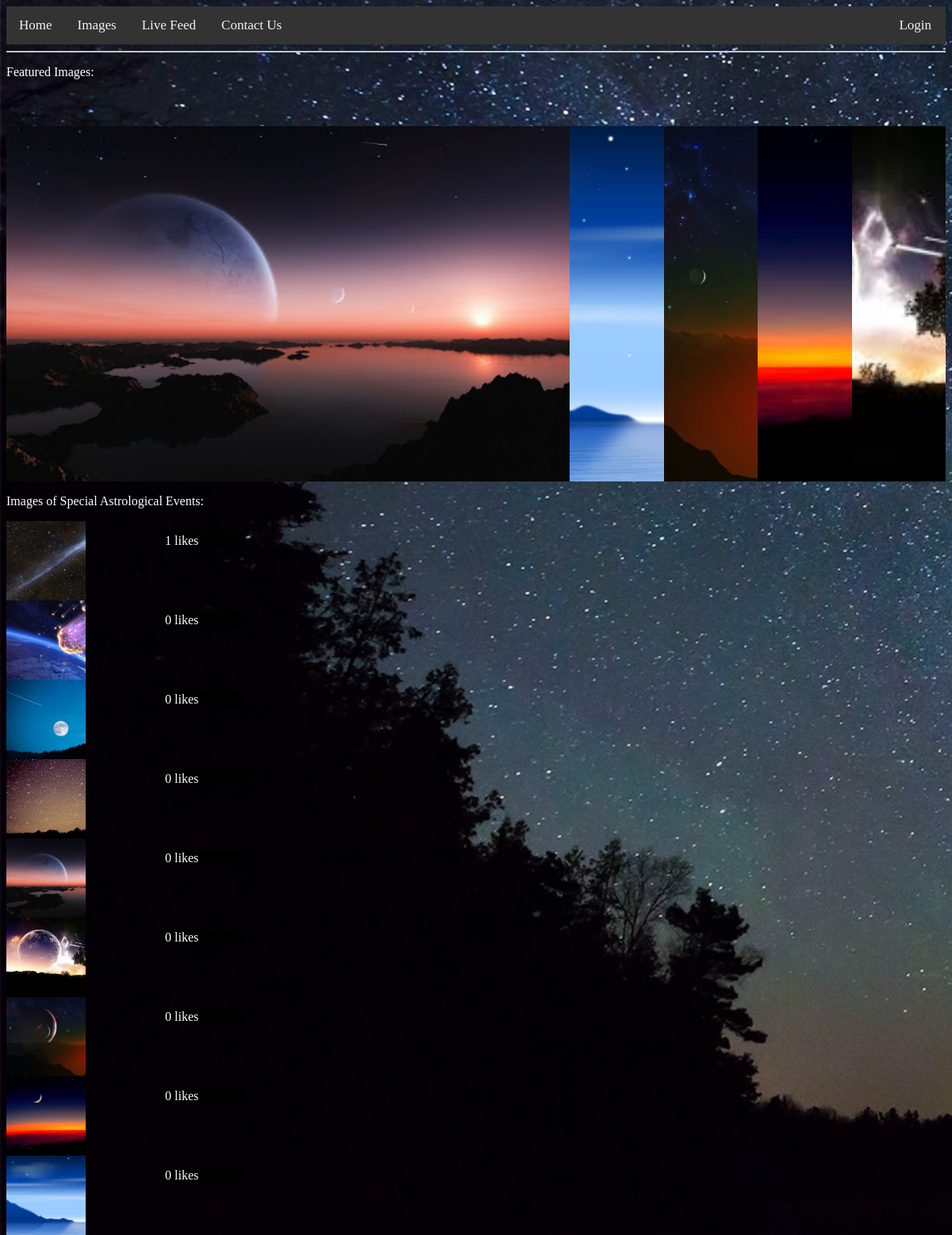
The page /images on the database its author committed.
### app/models.py (models this page shows, shortened)
class Image(db.Model):
    id = db.Column(db.Integer, primary_key=True)
    image_name = db.Column(db.String(64), unique=True)
    image_url = db.Column(db.String, unique=True)
    timestamp = db.Column(db.DateTime, default=datetime.utcnow)
    likes = db.relationship('UserImage', backref='image', lazy='dynamic')

### app/routes.py (the view)
@app.route("/images")
def images():
    imgs = Image.query.all()
    return render_template("Stargazer_image_database.html", title='Images', links=links, images=imgs)

### app/templates/Stargazer_image_database.html (shortened to what this page needs)
{% extends "template.html" %}
{% block css %}
<link rel="stylesheet" href="{{ url_for('static',  filename='css/Image_database.css') }}">
    <link rel="stylesheet" href="{{ url_for('static',  filename='css/Image_gallery.css') }}">
{% endblock %}
{% block content %}
    <p style="color: white;">
        Featured Images:
    </p>
    <div class="gallery">
      <div class="image-box active">
          <img src="../static/images/img-1.jpg">
      </div>
      <div class="image-box">
        <img src="../static/images/img-5.jpg">
      </div>
      <div class="image-box">
        <img src="../static/images/img-3.jpg">
      </div>
      <div class="image-box">
        <img src="../static/images/img-4.jpg">
      </div>
      <div class="image-box">
        <img src="../static/images/img-2.jpg">
      </div>
    </div>
    <p style="color: white;">
        Images of Special Astrological Events:
    </p>
    {% if images %}
    <div class="img">
        {% for image in images %}
            <div class="img" style="background-image:url('{{ url_for('static',  filename=image.image_url) }}');">
                <p style="position: relative; left: 200px; color: white; background: black">
                    {{ image.likes.count() }} likes
                </p>
            </div>
        {% endfor %}
    {% endif %}
{% endblock %}

### app/templates/template.html (shortened to what this page needs)
<!DOCTYPE html>
<html lang="en" dir="ltr">
    <head>
        <link rel="stylesheet" href="{{ url_for('static',  filename='css/navigation.css') }}">
        {% block css %}
        {% endblock %}
    </head>
    <body style="background-image: url({{ url_for('static', filename='images/backgroundSite1.jpg') }}); background-repeat: no-repeat; background-size: cover; background-attachment: fixed; background-color: black">
        <div class = "topnav">
            {% if links %}
                {% for link in links %}
                    {% if (link == 'login' and current_user.is_anonymous) or
                            (link == 'logout' and not current_user.is_anonymous) %}
                        <a style="text-decoration: none; position: absolute; right: 10px" href={{ url_for(link) }}>{{ links[link] }}</a>
                    {% elif link != 'login' and link != 'logout' %}
                        <a style="text-decoration: none" href={{ url_for(link) }}>{{ links[link] }}</a>
                    {% endif %}
                {% endfor %}
            {% endif %}
        </div>
        <hr>
        {% block content %}
        {% endblock %}
    </body>
</html>

### app/static/css/navigation.css (style rules this page uses)
.topnav { background-color: #333; overflow: hidden; }
.topnav a { float: left; color: #f2f2f2; text-align: center; padding: 14px 16px; text-decoration: none; font-size: 17px; }

### app/static/css/Image_database.css (style rules this page uses)
.img { float: left; width: 100px; height: 100px; background-size: cover; }

### app/static/css/Image_gallery.css (style rules this page uses)
.gallery { height: 80%; width: 100%; display: flex; margin: 5% auto 0; box-sizing: border-box; }
.image-box { margin: 0 0%; flex-grow: 1; flex-basis: 0; transition: .5s; }
.image-box img { width: 100%; height: 100%; object-fit: cover; transition: .5s; }
.active { flex-basis: 50%; }

### rows shown on the page
Image: image_url (picture), likes.count "1"
Image: image_url (picture), likes.count "0"
Image: image_url (picture), likes.count "0"
Image: image_url (picture), likes.count "0"
Image: image_url (picture), likes.count "0"
Image: image_url (picture), likes.count "0"
Image: image_url (picture), likes.count "0"
Image: image_url (picture), likes.count "0"
Image: image_url (picture), likes.count "0"

### other values the page prints
{{ links[link] }} "Home" "Images" "Live Feed" "Contact Us"
{{ links[link] }} "Login"
